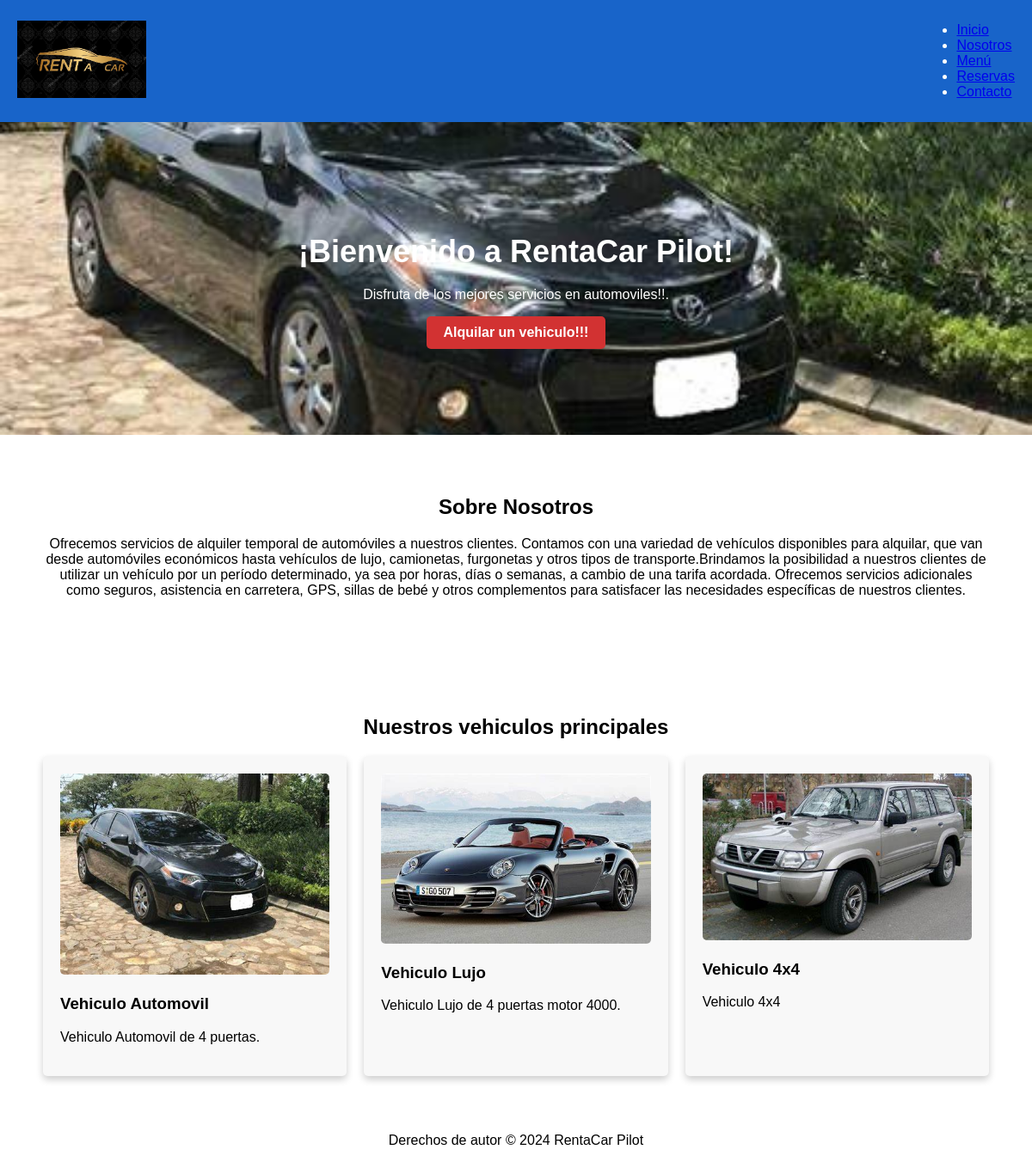
The page / on the database its author committed.
### tables this page shows
CREATE TABLE `stock` (
  `id` int(11) NOT NULL,
  `name` varchar(50) NOT NULL,
  `description` varchar(200) NOT NULL,
  `image` varchar(100) NOT NULL,
  `principal` int(11) NOT NULL DEFAULT 0
);

### functions.php (called while the page is built)
<?php
function getStock(){
    $stock = array(array("url" => "index.php", "name" => "Inicio"), array("url" => "about.php", "name" => "Nosotros"));
    $stock[] = array("url" => "#", "name" => "Menú");
    $stock[] = array("url" => "#", "name" => "Reservas");
    $stock[] = array("url" => "#", "name" => "Contacto");
    return $stock;
}

### config.php (called while the page is built, shortened)
<?php
$title_welcome = "¡Bienvenido a RentaCar Pilot!";

### index.php (the view, shortened to what this page needs)
<?php
include("functions.php");
include("config.php");
$stock = getStock();
$conn = new mysqli($servername, $username, $password, $database);
?>
<!DOCTYPE html>
<html lang="es">
<head>
    <link rel="stylesheet" href="css/styles.css">
</head>
<body>
    <header>
        <nav>
            <div class="logo">
                <img src="images/Logo.jpg" alt="RentaCar Pilot">
            </div>
            <ul class="stock">
                <?php foreach ($stock as $item) { ?>
                    <li><a href="<?php echo $item["url"] ?>"><?php echo $item["name"] ?></a></li>
                <?php } ?>
            </ul>
        </nav>
    </header>
    <section class="slide">
        <div class="slide-content">
            <h1><?php echo $title_welcome; ?></h1>
            <p>Disfruta de los mejores servicios en automoviles!!.</p>
            <a href="#" class="btn-reservar">Alquilar un vehiculo!!!</a>
        </div>
    </section>
    <section class="about">
        <h2>Sobre Nosotros</h2>
        <p>Ofrecemos servicios de alquiler temporal de automóviles a nuestros clientes.
            Contamos con una variedad de vehículos disponibles para alquilar, que van desde automóviles económicos
             hasta vehículos de lujo, camionetas, furgonetas y otros tipos de transporte.Brindamos la
              posibilidad a nuestros clientes de utilizar un vehículo por un período determinado, ya sea por horas, días
              o semanas, a cambio de una tarifa acordada.
                Ofrecemos servicios adicionales como seguros, asistencia en carretera, GPS, sillas de bebé y otros complementos
                para satisfacer las necesidades específicas de nuestros clientes.</p>
    </section>
    <section class="dish">
        <h2>Nuestros vehiculos principales</h2>
        <div class="dish-grid">
            <?php
            $sql = "SELECT * FROM stock where principal =  1";
            $result = $conn->query($sql);
            if ($result->num_rows > 0) {
                while ($row = $result->fetch_assoc()) {
            ?>
                    <div class="dish-item">
                        <img src='<?php echo $row["image"] ?>' alt="Vehiculo 1">
                        <h3><?php echo $row["name"] ?></h3>
                        <p><?php echo $row["description"] ?></p>
                    </div>
            <?php }
            } ?>
        </div>
    </section>
    <footer>
        <p>Derechos de autor &copy; <?php echo date('Y')?> RentaCar Pilot</p>
    </footer>
</body>
</html>

### css/styles.css (style rules this page uses)
body { font-family: Arial, sans-serif; margin: 0; padding: 0; }
header { background-color: #1864c9; color: white; padding: 10px 0; }
nav { display: flex; justify-content: space-between; align-items: center; padding: 0 20px; }
.logo img { width: 150px; }
.slide { background-image: url('../images/automovil.jpg'); background-size: cover; background-position: center; color: white; text-align: center; padding: 100px 0; }
.slide-content { max-width: 800px; margin: 0 auto; }
.slide h1 { font-size: 36px; margin-bottom: 20px; }
.btn-reservar { display: inline-block; background-color: #D23232; color: white; padding: 10px 20px; text-decoration: none; font-weight: bold; border-radius: 5px; transition: background-color 0.3s; }
.about { padding: 50px; text-align: center; }
.about h2 { font-size: 24px; margin-bottom: 20px; }
.dish { padding: 50px; text-align: center; }
.dish h2 { font-size: 24px; margin-bottom: 20px; }
.dish-grid { display: grid; grid-template-columns: repeat(3, 1fr); gap: 20px; text-align: left; }
.dish-item { background-color: #F8F8F8; padding: 20px; border-radius: 5px; box-shadow: 0px 4px 8px rgba(0, 0, 0, 0.2); }
.dish-item img { max-width: 100%; border-radius: 5px; }
footer { display: flex; justify-content: center; align-items: center; }

### rows shown on the page
stock: image (picture), name "Vehiculo Automovil", description "Vehiculo Automovil de 4 puertas."
stock: image (picture), name "Vehiculo Lujo", description "Vehiculo Lujo de 4 puertas motor 4000."
stock: image (picture), name "Vehiculo 4x4", description "Vehiculo 4x4"

### other values the page prints
$item["name"] "Inicio"
$item["name"] "Nosotros"
$item["name"] "Menú"
$item["name"] "Reservas"
$item["name"] "Contacto"
$title_welcome "¡Bienvenido a RentaCar Pilot!"
